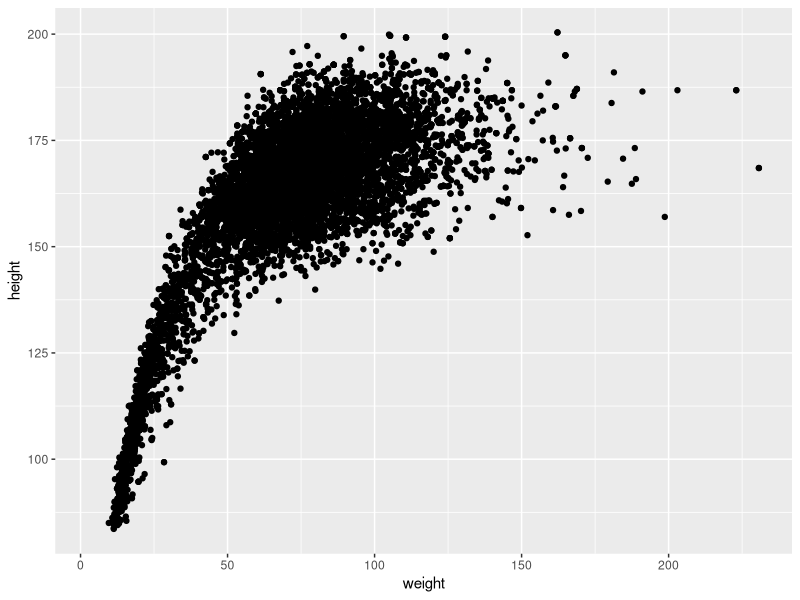

Generate this figure with R:
## ---- chunk 1
knitr::opts_chunk$set(echo = TRUE)
## ---- chunk 2
library(tidyverse)
## ---- chunk 3
nhanes <- read_csv("data/nhanes.csv")
## ---- chunk 4
ggplot(data = nhanes,
       mapping = aes(x = weight,
                     y = height)) +
  geom_point()
## ---- chunk 5
# YOUR CODE HERE 
## ---- chunk 6
# YOUR CODE HERE 
## ---- chunk 7
# YOUR CODE HERE 
## ---- chunk 8
sleep_by_gender <- nhanes %>% 
  group_by(gender) %>% 
  summarize(avg_sleep = mean(sleep_hrs_night, 
                             na.rm = TRUE)) 
## ---- chunk 9
# YOUR CODE HERE 
## ---- chunk 10
# YOUR CODE HERE 
## ---- chunk 11
# YOUR CODE HERE 
## ---- chunk 12
# YOUR CODE HERE 
## ---- chunk 13
# YOUR CODE HERE 
## ---- chunk 14
# YOUR CODE HERE 
